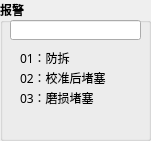
     <widget class="QGroupBox" name="groupBox_14">
      <property name="geometry">
       <rect>
        <x>330</x>
        <y>410</y>
        <width>151</width>
        <height>141</height>
       </rect>
      </property>
      <property name="font">
       <font>
        <family>Microsoft YaHei</family>
        <pointsize>9</pointsize>
        <weight>75</weight>
        <bold>true</bold>
       </font>
      </property>
      <property name="title">
       <string>报警</string>
      </property>
      <widget class="QLineEdit" name="leBeaAlm">
       <property name="geometry">
        <rect>
         <x>10</x>
         <y>20</y>
         <width>131</width>
         <height>20</height>
        </rect>
       </property>
       <property name="font">
        <font>
         <family>Microsoft YaHei</family>
         <pointsize>9</pointsize>
         <weight>50</weight>
         <bold>false</bold>
        </font>
       </property>
       <property name="readOnly">
        <bool>true</bool>
       </property>
       <property name="clearButtonEnabled">
        <bool>false</bool>
       </property>
      </widget>
      <widget class="QLabel" name="label_7">
       <property name="geometry">
        <rect>
         <x>20</x>
         <y>50</y>
         <width>111</width>
         <height>16</height>
        </rect>
       </property>
       <property name="font">
        <font>
         <weight>50</weight>
         <bold>false</bold>
        </font>
       </property>
       <property name="text">
        <string>01：防拆</string>
       </property>
      </widget>
      <widget class="QLabel" name="label_8">
       <property name="geometry">
        <rect>
         <x>20</x>
         <y>70</y>
         <width>111</width>
         <height>16</height>
        </rect>
       </property>
       <property name="font">
        <font>
         <weight>50</weight>
         <bold>false</bold>
        </font>
       </property>
       <property name="text">
        <string>02：校准后堵塞</string>
       </property>
      </widget>
      <widget class="QLabel" name="label_14">
       <property name="geometry">
        <rect>
         <x>20</x>
         <y>90</y>
         <width>111</width>
         <height>16</height>
        </rect>
       </property>
       <property name="font">
        <font>
         <weight>50</weight>
         <bold>false</bold>
        </font>
       </property>
       <property name="text">
        <string>03：磨损堵塞</string>
       </property>
      </widget>
     </widget>
